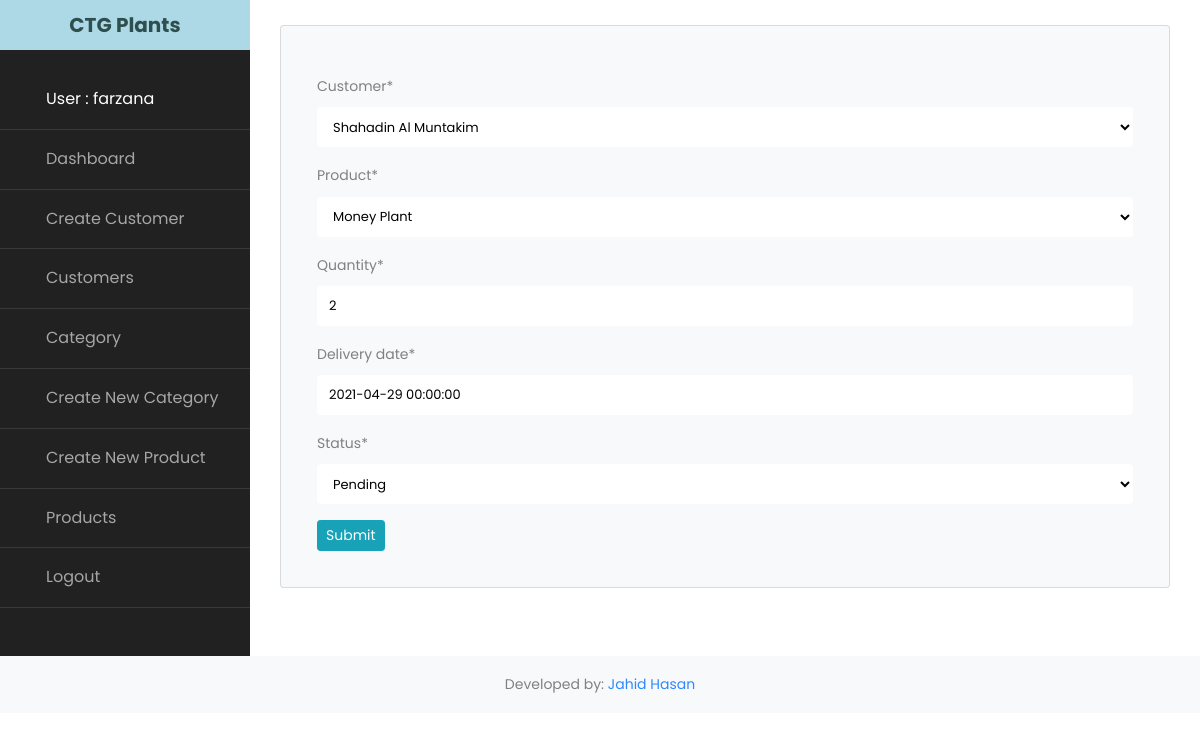
Page /update_order/38/ (signed in) on the committed database.
### accounts/models.py (models this page shows, shortened)
class Order(models.Model):
	STATUS = (
			('Pending', 'Pending'),
			('Out for Delivery', 'Out for Delivery'),
			('Delivered', 'Delivered'),
		)
	customer = models.ForeignKey(Customer, null=True, on_delete=models.SET_NULL)
	product = models.ForeignKey(Product, null =True, on_delete=models.SET_NULL)
	quantity = models.CharField(max_length=200, null=True)
	delivery_date = models.DateTimeField(max_length=20, null=True)
	date_created = models.DateTimeField(auto_now_add=True, null=True)
	status = models.CharField(max_length=200, null=True, choices=STATUS)

### accounts/views.py (the view)
# urls.py: path('update_order/<str:pk>/', views.updateOrder, name="update_order"),
@login_required
def updateOrder(request, pk):
	order = Order.objects.get(id=pk)
	form = OrderForm(instance=order)
	if request.method == 'POST':
		form = OrderForm(request.POST, instance=order)
		if form.is_valid():
			form.save()
			return redirect('/')
	context = {'form':form}
	return render(request, 'accounts/order_form.html', context)

### accounts/forms.py
class OrderForm(ModelForm):
	class Meta:
		model = Order
		fields = '__all__'

### accounts/models.py (called while the page is built)
	def __str__(self):
		return self.name

	def __str__(self):
		return self.name

### accounts/templates/accounts/order_form.html (shortened to what this page needs)
{% extends 'accounts/main.html' %}
{% load static %}
{% load crispy_forms_tags %}
{% block content %}
<br>
<div class="col-lg-12" style="">
	<div class="card p-3 bg-light">
  <div class="card-body">
 		<form action="" method="POST">
			    {{ form|crispy }}
	<input type="submit" class="btn btn-sm btn-info" value="Submit">
	</form>
  </div>
</div>
</div>
{% endblock %}

### accounts/templates/accounts/sidebar.html (shortened to what this page needs)
	{% load static %}
    <nav id="sidebar">
	  		<h1 class="text-center"><a href="{% url 'home' %}" class="logo">CTG Plants</a></h1>
        <ul class="list-unstyled components mb-5">
          {% if user.is_authenticated %}
          <li class="active">
            <a href="#">User : {{user.username}}</a>
          </li>
          <li class="">
            <a href="{% url 'home' %}"> Dashboard</a>
          </li>
          <li>
              <a href="{% url 'create_customer' %}"> Create Customer</a>
          </li>
          <li>
            <a href="{% url 'customers' %}"> Customers</a>
          </li>
            <li>
            <a href="{% url 'categories' %}"> Category</a>
          </li>
            <li>
            <a href="{% url 'create_category' %}"> Create New Category</a>
          </li>
            <li>
            <a href="{% url 'create_product' %}"> Create New Product</a>
          </li>
          <li>
            <a href="{% url 'products' %}"> Products</a>
          </li>
           <li>
            <a href="{% url 'logout' %}"> Logout</a>
          </li>
           {% else %}
           <li>
            <a href="#"><span class="fa fa-sign mr-3"></span> Login</a>
          </li>
          {% endif %}
        </ul>
    	</nav>

### rows in the picture
Order: customer "Shahadin Al Muntakim", product "Money Plant", quantity "2", delivery_date "2021-04-29 00:00:00", status "Pending"

### other values in the picture
{{ user.username }} "farzana"
